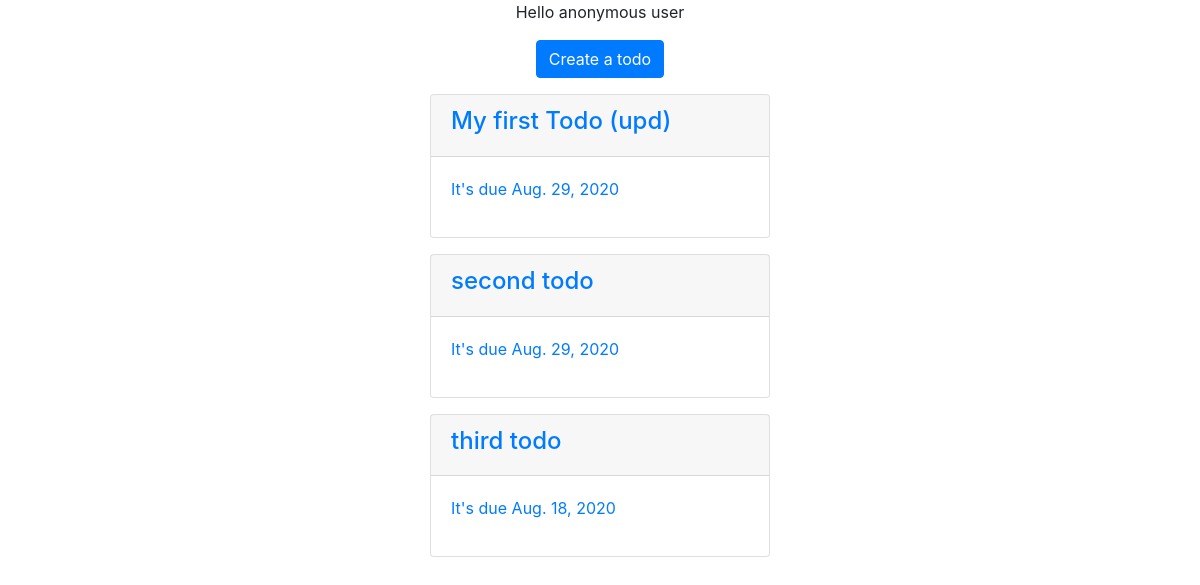
Before: / with the older database file.
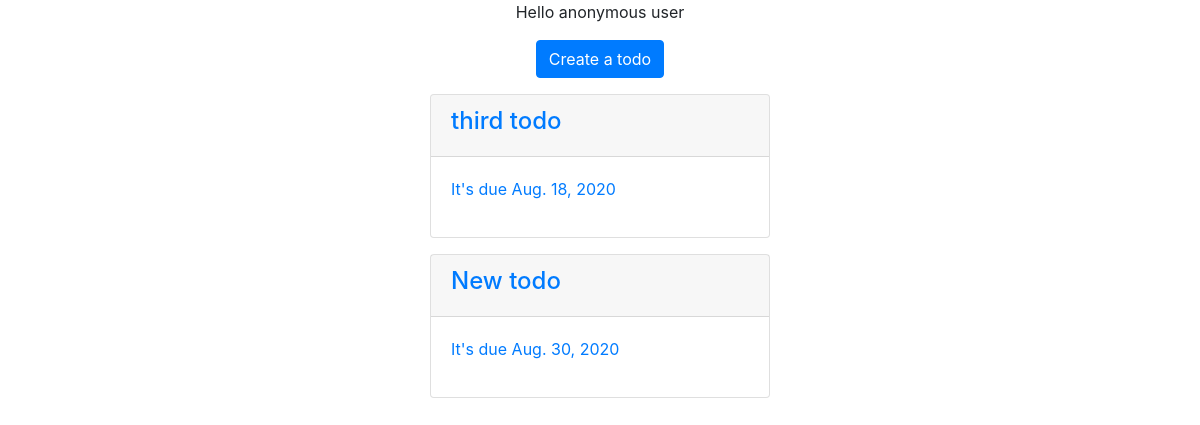
After: the same page with the newer database file.
### todo/models.py (models this page shows, shortened)
class Todo(models.Model):
	name = models.CharField(max_length=100)
	due_date = models.DateField()

### todo/views.py (the view)
# urls.py: path('', todo_list),
def todo_list(request):
	todos = Todo.objects.all()
	context = {
		"todo_list": todos
	}
	return render(request, "todo/todo_list.html", context)

### todo/templates/todo/todo_list.html
{% extends "base.html" %}
{% block content %}
	<div class="text-center">
	<p>
	{% if request.user.is_authenticated%}
		Hello {{ request.user.username }}
	{% else %}
		Hello anonymous user
	{% endif %}
	</p>
	<a class="btn btn-primary" href="/create">Create a todo</a>
	</div>
	<div class="col-4 offset-4">
	{% for todo in todo_list %}
		<div class="card mt-3">
			<div class="card-header">
				<a href="/{{ todo.id }}"><h4>{{ todo.name }}</h4>
			</div>
			<div class="card-body">
				<p>It's due {{ todo.due_date }}</p>
			</div>
		</div>
	{% endfor %}
	</div>
{% endblock content %}

### templates/base.html (shortened to what this page needs)
<!DOCTYPE html>
<html lang="en">
<head>
	<link rel="stylesheet" href="https://stackpath.bootstrapcdn.com/bootstrap/4.5.2/css/bootstrap.min.css">
</head>
<body>
	<div class="container">
	{% block content %}
	{% endblock content %}
	</div>
</body>
</html>

Changed rows visible on the page:
removed Todo: name "My first Todo (upd)", due_date "Aug. 29, 2020"
removed Todo: name "second todo", due_date "Aug. 29, 2020"
added Todo: name "New todo", due_date "Aug. 30, 2020"
